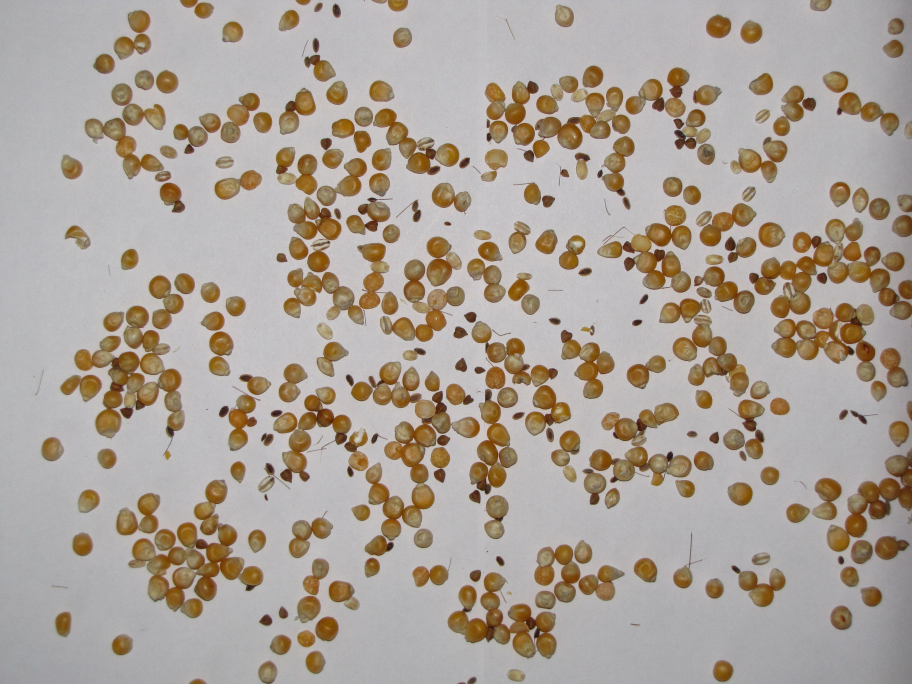
#> input picture resources/IMG_4310.JPG, 3648 x 2736 px, found by its file name (shown at 1/4 size); its folder holds only this picture in this run
$ jupyter execute --allow-errors Task1.ipynb   (shell and % lines are left out)
#> lines starting #> are read from the running program, lines starting #| are printed output that depends on the picture; after the words box and inside, x2 and y2 are one past the last pixel; in counts of white or black regions, pixels touching at a corner belong together
[cell 1]
import cv2
import matplotlib.pyplot as plt
import imutils
import numpy as np
import gdown

[cell 2]
_URL = "https://drive.google.com/file/d/1wDvoy9fiMusGElZtYVI1c_DcFFBVOvkr/view?usp=sharing"
img_file = r'C:\Users\AdminAsus\.keras\datasets\image_mais.jpg'
gdown.download(_URL, img_file, quiet=False, fuzzy=True)
#> (this line was passed over: gdown is not available in this run)
#> further down, img2 is the input picture: shape (2736, 3648, 3); mean B, G, R 151.7, 161.5, 171.4
#> `img = cv2.cvtColor(img2, cv2.COLOR_BGR2GRAY)`:
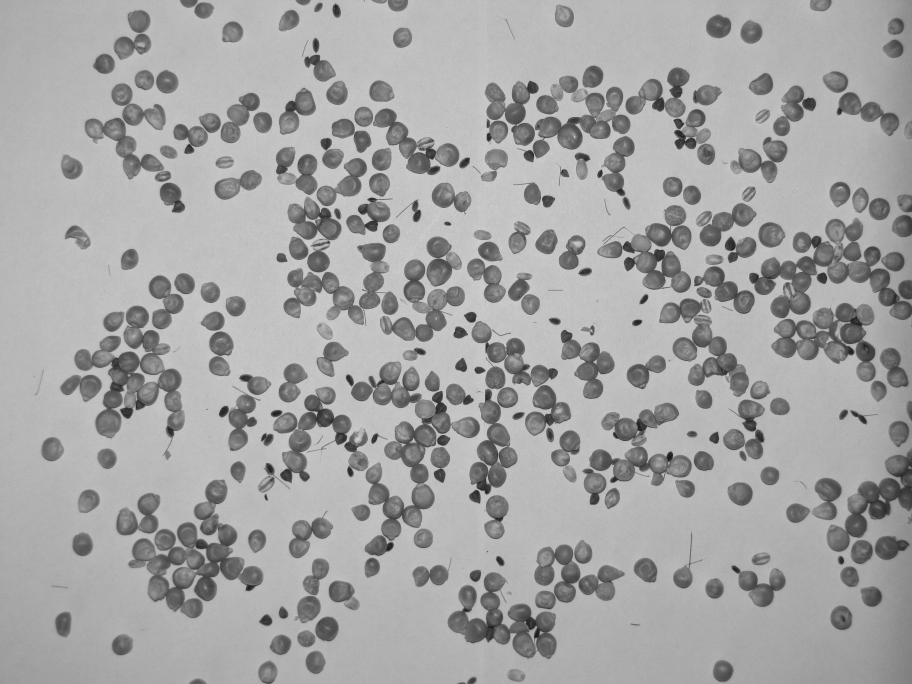
#> img: shape (2736, 3648) (shown at 1/4 size); min 10, max 243, mean 163.3

[cell 3]
def makeCanny(img, filt_args=(5, 7, 5)):
#> called with filt_args = (10, 35, 35)
    b_filter = cv2.bilateralFilter(img, *filt_args)
    edges = cv2.Canny(b_filter, 50, 175)
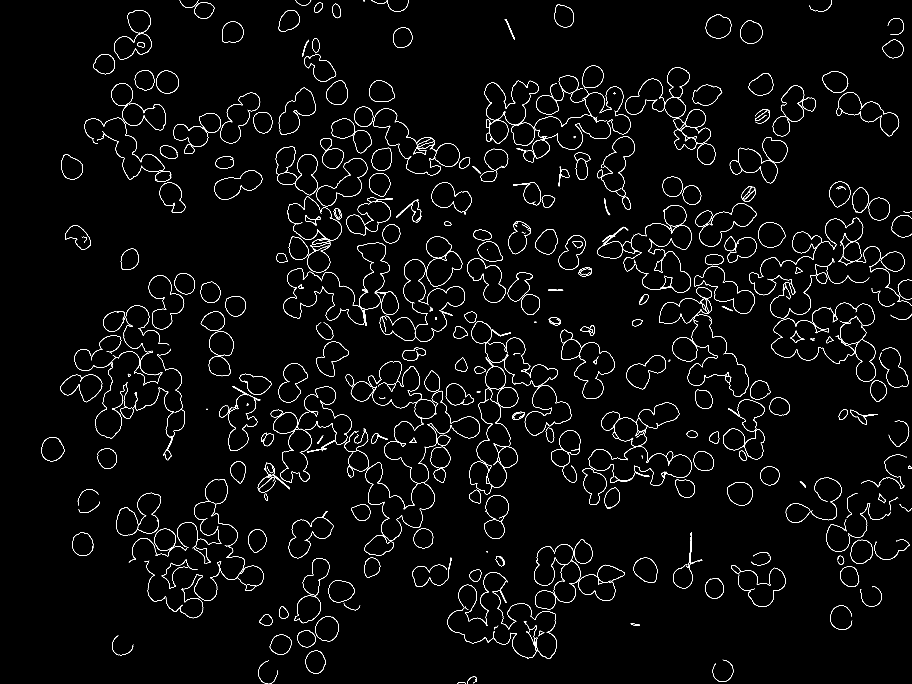
#> edges: shape (2736, 3648) (shown at 1/4 size); 1.5% white in thin lines or dots
    plt.figure(figsize=(15,20))
    plt.imshow(cv2.cvtColor(edges, cv2.COLOR_BGR2RGB))
    return edges


def showContours(edges):
    count_of_contours = 0
    contours, hieract = cv2.findContours(edges.copy(), cv2.RETR_CCOMP, cv2.CHAIN_APPROX_NONE)
#> contours = 756 contours, 163 with area under 20; largest, box (x1, y1, x2, y2) and area: (1473, 1446, 1742, 1633) 25729, (1473, 1446, 1687, 1633) 24946, (2797, 812, 3027, 986) 17702, (2797, 812, 3027, 986) 17504, (595, 1101, 737, 1318) 16996
    img_2 = img2.copy()
    contours = sorted(contours, key=cv2.contourArea)
    i = 4
    for c, hier in zip(contours, hieract[0]):
        (x,y,w,h) = cv2.boundingRect(c)
        area = cv2.contourArea(c, True)
        arc_len = cv2.arcLength(c, True)
        if (w > 70 and h > 70): #area < 6000 and (arc_len > 10 and abs(area > 3) and

            #if i >50: break
            count_of_contours += 1
            cv2.rectangle(img_2, (x, y), (x + w, y + h), (255, 0, 0), 9)
            print(x,y, w, h)
            if i ==0:
                break
            else:
                i -=1
#> this loop made 231 passes
#> (x, y, w, h, area, arc_len, i) on passes 213, 220, 225, 230: (3486, 1152, 94, 74, -34, 362.2, 3), (1719, 2231, 87, 111, -37, 389.7, 2), (3247, 2008, 101, 73, -39.5, 397.6, 1), (560, 1411, 90, 90, -42, 404.2, 0)
#> (x, y, w, h, area, arc_len) on pass 231: (3346, 369, 86, 89, -42, 324.9)
#| 3486 1152 94 74
#| 1719 2231 87 111
#| 3247 2008 101 73
#| 560 1411 90 90
#| 3346 369 86 89
#> after the loop, count_of_contours = 5; i = 0
#             cv2.drawContours(img_2, c, -1, (255, 0, 0), 2)

    plt.figure(figsize=(15,20))
    print(f'number of counters: {count_of_contours}')
#| number of counters: 5
#> `ret, thresh = cv2.threshold(filter_img,100,255,cv2.THRESH_BINARY+cv2.T..`:
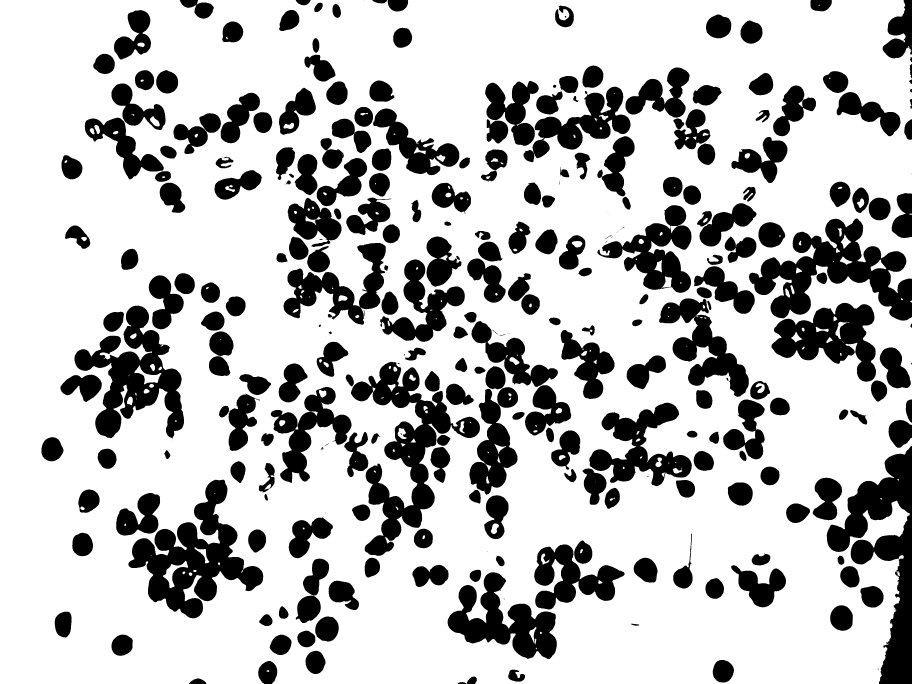
#> thresh: shape (2736, 3648) (shown at 1/4 size); 74.2% white; 319 black regions (57 under 20 px)
#> `ret, thresh = cv2.threshold(filter_img,100,255,cv2.THRESH_BINARY+cv2.T..`: ret = 145
    plt.imshow(cv2.cvtColor(img_2, cv2.COLOR_BGR2RGB))

[cell 4]
img2 = cv2.imread(img_file)

#> (the rest of this cell did not finish here and is left out)

#> (a cell that did not finish here is left out)

#> (a cell that did not finish here is left out)

#> (a cell that did not finish here is left out)

#> in showContours (call 2), `contours, hieract = cv2.findContours(edges.copy(), cv2.RETR_CCOMP, cv2..`: contours = 598 contours, 188 with area under 20; largest, box (x1, y1, x2, y2) and area: (0, 0, 3648, 2736) 9672282, (512, 1918, 1054, 2474) 122942, (1403, 1446, 1921, 2224) 122494, (297, 1221, 737, 1758) 103202, (3085, 1210, 3505, 1528) 73244
#> the loop in showContours (call 2), `for c, hier in zip(contours, hieract[0]):` made 447 passes
#> (c, hier, x, y, w, h, area, arc_len) on passes 37, 38, 40: ([[3056, 2242], [3055, 2243], [3056, 2243]], [37, 35, -1, -1], 3055, 2242, 2, 2, -0.5, 3.41), ([[2726, 1876], [2725, 1877], [2726, 1877]], [38, 36, -1, -1], 2725, 1876, 2, 2, -0.5, 3.41), ([[2790, 1269], [2791, 1270], [2791, 1269]], [40, 38, -1, -1], 2790, 1269, 2, 2, -0.5, 3.41)
#| 537 1461 108 76
#| 651 2243 101 110
#| 2219 21 78 89
#| 1530 896 71 78
#| 2703 1919 78 73
#| number of counters: 5

[cell 8]
edge = makeCanny(img, (10, 35, 35))
